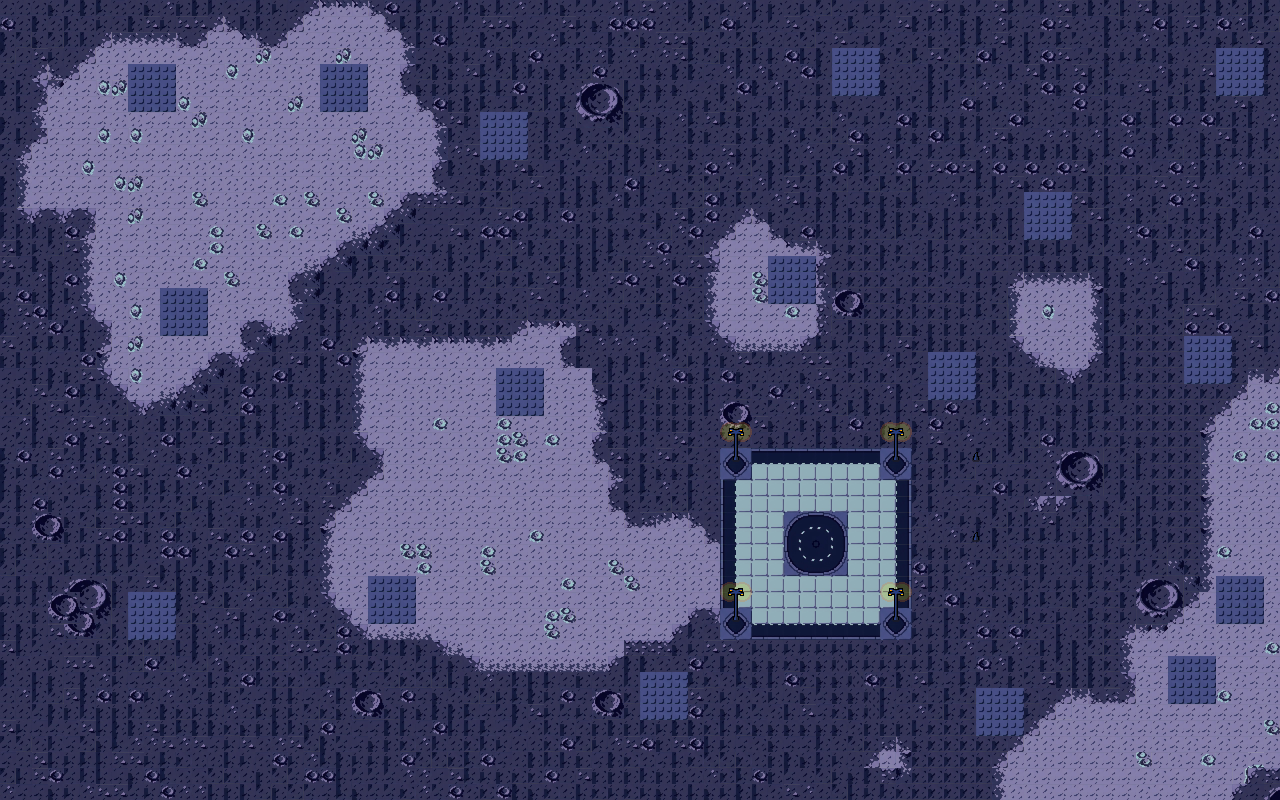

A level layout from a 2D game, rendered from its tile map. Below: a short description, then the map file with tile-grid data replaced by summaries:
An orthogonal 80x50 tile map with 16x16 px tiles, 2 tile layers (Calque de Tuiles 1, Objets et Obstacles), 3 tilesets and 29 objects (27x built_slot, vaisseau_slot).

<map version="1.10" tiledversion="1.12.2-2-geb83ddb9" orientation="orthogonal" renderorder="right-down" width="80" height="50" tilewidth="16" tileheight="16" infinite="0" nextlayerid="3" nextobjectid="12">
 <tileset firstgid="1" source="TilesetNuit.tsx" />
 <tileset firstgid="257" source="ObjetEtObstacles.tsx" />
 <tileset firstgid="549" source="ObjetEtObstacles.tsx" />
 <layer id="1" name="Calque de Tuiles 1" width="100" height="70">
  <data>[7000 cells, 7000 non-empty, 82 distinct tile ids]</data>
 </layer>
 <layer id="4" name="Objets et Obstacles" width="100" height="70">
  <data>[7000 cells, 28 non-empty, 8 distinct tile ids]</data>
 </layer>
 <objectgroup id="2" name="BuildSlots">
  <object id="1" name="slot1" type="built_slot" x="496" y="368" width="47.875" height="48" />
  <object id="2" name="slot2" type="built_slot" x="160.091" y="288.091" width="47.6364" height="48.1818" />
  <object id="3" name="slot3" type="built_slot" x="367.909" y="576.121" width="47.7273" height="47.9091" />
  <object id="4" name="slot6" type="built_slot" x="1216.25" y="576" width="47.5" height="47.875" />
  <object id="5" name="slot5" type="built_slot" x="928.25" y="352.063" width="47.75" height="47.625" />
  <object id="6" name="slot7" type="built_slot" x="1184.18" y="336.212" width="47.25" height="47.375" />
  <object id="7" name="slot4" type="built_slot" x="768" y="256.182" width="48" height="47.8182" />
  <object id="14" name="slot8" type="built_slot" x="256" y="864" width="48" height="48" />
  <object id="16" name="slot9" type="built_slot" x="640" y="672" width="48" height="48" />
  <object id="17" name="slot10" type="built_slot" x="976" y="688" width="48" height="48" />
  <object id="18" x="1185.33" y="545.333" width="2.66667" />
  <object id="19" name="slot20" type="built_slot" x="127.563" y="591.667" width="47.875" height="48" />
  <object id="20" name="slot22" type="built_slot" x="80.0625" y="975.939" width="47.875" height="48" />
  <object id="21" name="slot23" type="built_slot" x="672.002" y="927.939" width="47.875" height="48" />
  <object id="22" name="slot24" type="built_slot" x="863.563" y="848.5" width="47.875" height="48" />
  <object id="23" name="slot25" type="built_slot" x="1023.88" y="928.182" width="47.875" height="48" />
  <object id="24" name="slot21" type="built_slot" x="1168.06" y="655.75" width="47.875" height="48" />
  <object id="25" name="slot26" type="built_slot" x="1279.81" y="864" width="47.875" height="48" />
  <object id="26" name="slot27" type="built_slot" x="1359.56" y="960.5" width="47.875" height="48" />
  <object id="27" name="slot19" type="built_slot" x="1483.94" y="574.125" width="47.875" height="48" />
  <object id="28" name="slot18" type="built_slot" x="1343.81" y="400" width="47.875" height="48" />
  <object id="29" name="slot16" type="built_slot" x="1391.76" y="112" width="47.875" height="48" />
  <object id="30" name="slot15" type="built_slot" x="1216.06" y="47.75" width="47.875" height="48" />
  <object id="31" name="slot17" type="built_slot" x="1024.06" y="192.25" width="47.875" height="48" />
  <object id="32" name="slot14" type="built_slot" x="832.396" y="48.6667" width="47.875" height="48" />
  <object id="33" name="slot13" type="built_slot" x="480.244" y="111.818" width="47.875" height="48" />
  <object id="34" name="slot12" type="built_slot" x="320.021" y="63.9583" width="47.875" height="48" />
  <object id="35" name="slot11" type="built_slot" x="127.938" y="63.875" width="47.875" height="48" />
 </objectgroup>
 <objectgroup id="3" name="VaisseauSlot">
  <object id="11" name="vaisseau" type="vaisseau_slot" x="784" y="512" width="64" height="64" />
 </objectgroup>
</map>
